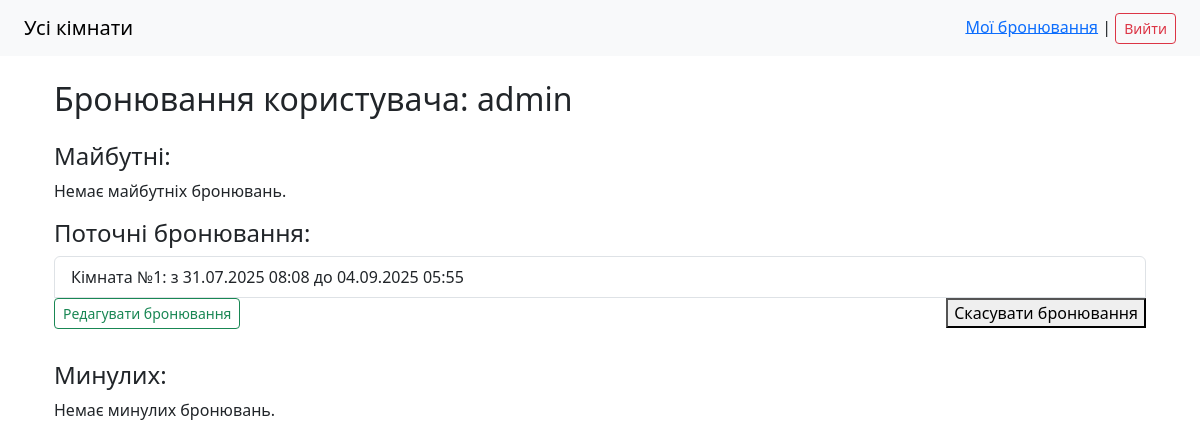
The app's page /my_bookings/ (signed in) with its own data.
### booking/models.py (models this page shows, shortened)
class Booking(models.Model):
    user = models.ForeignKey(User, on_delete=models.CASCADE, related_name='bookings')
    room = models.ForeignKey(Room, on_delete = models.CASCADE, related_name = 'bookings')
    start_time = models.DateTimeField()
    end_time = models.DateTimeField()
    created_at = models.DateTimeField(auto_now_add = True)
    status = models.CharField(
        max_length = 20,
        choices = [
            ('pending', 'Очікує підтвердження'),
            ('confirmed', 'Підтверджено'),
            ('cancelled', 'Скасовано')
        ],
        default = 'pending'
    )
    class Meta:
        ordering = ['-created_at']
        verbose_name = "Бронювання"
        verbose_name_plural = "Бронювання"

class Room(models.Model):
    number = models.PositiveIntegerField(unique = True)
    description = models.TextField(blank = True)
    capacity = models.PositiveIntegerField()
    price_per_hour = models.DecimalField(max_digits = 6, decimal_places = 2)
    is_active = models.BooleanField(default=True)
    class Meta:
        verbose_name = "Кімната"
        verbose_name_plural = "Кімнати"

### booking/views.py (the view)
# urls.py: path('my_bookings/', views.my_bookings, name='my_bookings'),
@login_required
def my_bookings(request: HttpRequest):
    user = request.user
    now = timezone.now()
    future_bookings = Booking.objects.filter(user = user, start_time__gte=now).order_by('start_time')
    active_bookings = Booking.objects.filter(user=user, start_time__lte=now, end_time__gte=now).order_by('start_time')
    past_bookings = Booking.objects.filter(user = user, end_time__lt=now).order_by('-start_time')
    return render(request, 'booking/my_bookings.html', {
        'future_bookings': future_bookings,
        'past_bookings': past_bookings,
        'active_bookings': active_bookings
    })

### booking/templates/booking/my_bookings.html (shortened to what this page needs)
{% extends 'base.html' %}
{% block content %}
  <div class="container mt-4">
    <h2 class="mb-4">Бронювання користувача: {{user.username}}</h2>
    <h4>Майбутні:</h4>
    {% if future_bookings %}
      <ul class="list-group mb-4">
        {% for booking in future_bookings %}
          <li class="list-group-item">
            Кімната №{{ booking.room.number }}: з {{ booking.start_time|date:"d.m.Y H:i" }} до {{ booking.end_time|date:"d.m.Y H:i" }}
          </li>
          <div class="d-flex justify-content-between mb-2">
            <div>
              <a href="{% url 'edit_booking' booking.pk %}" class="btn btn-outline-success btn-sm">Редагувати бронювання</a>
            </div>
            <div>
              <form action="{% url 'cancel_booking' booking.pk %}" method="POST">
                {% csrf_token %}
                <button type="submit">Скасувати бронювання</button>
            </div>
          </div>
        {% endfor %}
      </ul>
    {% else %}
      <p>Немає майбутніх бронювань.</p>
    {% endif %}
    <h4>Поточні бронювання:</h4>
    {% if active_bookings %}
      <ul class="list-group mb-4">
        {% for booking in active_bookings %}
          <li class="list-group-item">
            Кімната №{{ booking.room.number }}: з {{ booking.start_time|date:"d.m.Y H:i" }} до {{ booking.end_time|date:"d.m.Y H:i" }}
          </li>
          <div class="d-flex justify-content-between mb-2">
            <div>
              <a href="{% url 'edit_booking' booking.pk %}" class="btn btn-outline-success btn-sm">Редагувати бронювання</a>
            </div>
            <div>
              <form action="{% url 'cancel_booking' booking.pk %}" method="POST">
                <button type="submit">Скасувати бронювання</button>
            </div>
          </div>
        {% endfor %}
      </ul>
    {% else %}
      <p>Немає активних бронювань.</p>
    {% endif %}
    <h4>Минулих:</h4>
    {% if past_bookings %}
      <ul class="list-group">
        {% for booking in past_bookings %}
          <li class="list-group-item">
            Кімната №{{ booking.room.number }}: з {{ booking.start_time|date:"d.m.Y H:i" }} до {{ booking.end_time|date:"d.m.Y H:i" }}
          </li>
          <div class="d-flex justify-content-between mb-2">
            <div>
              <form action="{% url 'cancel_booking' booking.pk %}" method="POST">
                {% csrf_token %}
                <button type="submit">Видалити бронювання</button>
            </div>
          </div>
        {% endfor %}
      </ul>
    {% else %}
      <p>Немає минулих бронювань.</p>
    {% endif %}
  </div>
{% endblock %}

### records on screen
Booking: room.number "1", start_time "31.07.2025 08:08", end_time "04.09.2025 05:55"

### other values on screen
{{ user.username }} "admin"
